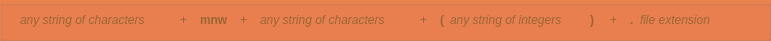
  <widget class="QGroupBox" name="groupBox">
   <property name="geometry">
    <rect>
     <x>20</x>
     <y>240</y>
     <width>771</width>
     <height>41</height>
    </rect>
   </property>
   <property name="palette">
    <palette>
     <active>
      <colorrole role="WindowText">
       <brush brushstyle="SolidPattern">
        <color alpha="255">
         <red>153</red>
         <green>102</green>
         <blue>51</blue>
        </color>
       </brush>
      </colorrole>
      <colorrole role="Button">
       <brush brushstyle="SolidPattern">
        <color alpha="255">
         <red>236</red>
         <green>129</green>
         <blue>80</blue>
        </color>
       </brush>
      </colorrole>
      <colorrole role="Light">
       <brush brushstyle="SolidPattern">
        <color alpha="255">
         <red>255</red>
         <green>208</green>
         <blue>186</blue>
        </color>
       </brush>
      </colorrole>
      <colorrole role="Midlight">
       <brush brushstyle="SolidPattern">
        <color alpha="255">
         <red>245</red>
         <green>168</green>
         <blue>133</blue>
        </color>
       </brush>
      </colorrole>
      <colorrole role="Dark">
       <brush brushstyle="SolidPattern">
        <color alpha="255">
         <red>118</red>
         <green>64</green>
         <blue>40</blue>
        </color>
       </brush>
      </colorrole>
      <colorrole role="Mid">
       <brush brushstyle="SolidPattern">
        <color alpha="255">
         <red>157</red>
         <green>86</green>
         <blue>53</blue>
        </color>
       </brush>
      </colorrole>
      <colorrole role="Text">
       <brush brushstyle="SolidPattern">
        <color alpha="255">
         <red>0</red>
         <green>0</green>
         <blue>0</blue>
        </color>
       </brush>
      </colorrole>
      <colorrole role="BrightText">
       <brush brushstyle="SolidPattern">
        <color alpha="255">
         <red>255</red>
         <green>255</green>
         <blue>255</blue>
        </color>
       </brush>
      </colorrole>
      <colorrole role="ButtonText">
       <brush brushstyle="SolidPattern">
        <color alpha="255">
         <red>0</red>
         <green>0</green>
         <blue>0</blue>
        </color>
       </brush>
      </colorrole>
      <colorrole role="Base">
       <brush brushstyle="SolidPattern">
        <color alpha="255">
         <red>255</red>
         <green>255</green>
         <blue>255</blue>
        </color>
       </brush>
      </colorrole>
      <colorrole role="Window">
       <brush brushstyle="SolidPattern">
        <color alpha="255">
         <red>236</red>
         <green>129</green>
         <blue>80</blue>
        </color>
       </brush>
      </colorrole>
      <colorrole role="Shadow">
       <brush brushstyle="SolidPattern">
        <color alpha="255">
         <red>0</red>
         <green>0</green>
         <blue>0</blue>
        </color>
       </brush>
      </colorrole>
      <colorrole role="AlternateBase">
       <brush brushstyle="SolidPattern">
        <color alpha="255">
         <red>245</red>
         <green>192</green>
         <blue>167</blue>
        </color>
       </brush>
      </colorrole>
      <colorrole role="ToolTipBase">
       <brush brushstyle="SolidPattern">
        <color alpha="255">
         <red>255</red>
         <green>255</green>
         <blue>220</blue>
        </color>
       </brush>
      </colorrole>
      <colorrole role="ToolTipText">
       <brush brushstyle="SolidPattern">
        <color alpha="255">
         <red>0</red>
         <green>0</green>
         <blue>0</blue>
        </color>
       </brush>
      </colorrole>
     </active>
     <inactive>
      <colorrole role="WindowText">
       <brush brushstyle="SolidPattern">
        <color alpha="255">
         <red>153</red>
         <green>102</green>
         <blue>51</blue>
        </color>
       </brush>
      </colorrole>
      <colorrole role="Button">
       <brush brushstyle="SolidPattern">
        <color alpha="255">
         <red>236</red>
         <green>129</green>
         <blue>80</blue>
        </color>
       </brush>
      </colorrole>
      <colorrole role="Light">
       <brush brushstyle="SolidPattern">
        <color alpha="255">
         <red>255</red>
         <green>208</green>
         <blue>186</blue>
        </color>
       </brush>
      </colorrole>
      <colorrole role="Midlight">
       <brush brushstyle="SolidPattern">
        <color alpha="255">
         <red>245</red>
         <green>168</green>
         <blue>133</blue>
        </color>
       </brush>
      </colorrole>
      <colorrole role="Dark">
       <brush brushstyle="SolidPattern">
        <color alpha="255">
         <red>118</red>
         <green>64</green>
         <blue>40</blue>
        </color>
       </brush>
      </colorrole>
      <colorrole role="Mid">
       <brush brushstyle="SolidPattern">
        <color alpha="255">
         <red>157</red>
         <green>86</green>
         <blue>53</blue>
        </color>
       </brush>
      </colorrole>
      <colorrole role="Text">
       <brush brushstyle="SolidPattern">
        <color alpha="255">
         <red>0</red>
         <green>0</green>
         <blue>0</blue>
        </color>
       </brush>
      </colorrole>
      <colorrole role="BrightText">
       <brush brushstyle="SolidPattern">
        <color alpha="255">
         <red>255</red>
         <green>255</green>
         <blue>255</blue>
        </color>
       </brush>
      </colorrole>
      <colorrole role="ButtonText">
       <brush brushstyle="SolidPattern">
        <color alpha="255">
         <red>0</red>
         <green>0</green>
         <blue>0</blue>
        </color>
       </brush>
      </colorrole>
      <colorrole role="Base">
       <brush brushstyle="SolidPattern">
        <color alpha="255">
         <red>255</red>
         <green>255</green>
         <blue>255</blue>
        </color>
       </brush>
      </colorrole>
      <colorrole role="Window">
       <brush brushstyle="SolidPattern">
        <color alpha="255">
         <red>236</red>
         <green>129</green>
         <blue>80</blue>
        </color>
       </brush>
      </colorrole>
      <colorrole role="Shadow">
       <brush brushstyle="SolidPattern">
        <color alpha="255">
         <red>0</red>
         <green>0</green>
         <blue>0</blue>
        </color>
       </brush>
      </colorrole>
      <colorrole role="AlternateBase">
       <brush brushstyle="SolidPattern">
        <color alpha="255">
         <red>245</red>
         <green>192</green>
         <blue>167</blue>
        </color>
       </brush>
      </colorrole>
      <colorrole role="ToolTipBase">
       <brush brushstyle="SolidPattern">
        <color alpha="255">
         <red>255</red>
         <green>255</green>
         <blue>220</blue>
        </color>
       </brush>
      </colorrole>
      <colorrole role="ToolTipText">
       <brush brushstyle="SolidPattern">
        <color alpha="255">
         <red>0</red>
         <green>0</green>
         <blue>0</blue>
        </color>
       </brush>
      </colorrole>
     </inactive>
     <disabled>
      <colorrole role="WindowText">
       <brush brushstyle="SolidPattern">
        <color alpha="255">
         <red>118</red>
         <green>64</green>
         <blue>40</blue>
        </color>
       </brush>
      </colorrole>
      <colorrole role="Button">
       <brush brushstyle="SolidPattern">
        <color alpha="255">
         <red>236</red>
         <green>129</green>
         <blue>80</blue>
        </color>
       </brush>
      </colorrole>
      <colorrole role="Light">
       <brush brushstyle="SolidPattern">
        <color alpha="255">
         <red>255</red>
         <green>208</green>
         <blue>186</blue>
        </color>
       </brush>
      </colorrole>
      <colorrole role="Midlight">
       <brush brushstyle="SolidPattern">
        <color alpha="255">
         <red>245</red>
         <green>168</green>
         <blue>133</blue>
        </color>
       </brush>
      </colorrole>
      <colorrole role="Dark">
       <brush brushstyle="SolidPattern">
        <color alpha="255">
         <red>118</red>
         <green>64</green>
         <blue>40</blue>
        </color>
       </brush>
      </colorrole>
      <colorrole role="Mid">
       <brush brushstyle="SolidPattern">
        <color alpha="255">
         <red>157</red>
         <green>86</green>
         <blue>53</blue>
        </color>
       </brush>
      </colorrole>
      <colorrole role="Text">
       <brush brushstyle="SolidPattern">
        <color alpha="255">
         <red>118</red>
         <green>64</green>
         <blue>40</blue>
        </color>
       </brush>
      </colorrole>
      <colorrole role="BrightText">
       <brush brushstyle="SolidPattern">
        <color alpha="255">
         <red>255</red>
         <green>255</green>
         <blue>255</blue>
        </color>
       </brush>
      </colorrole>
      <colorrole role="ButtonText">
       <brush brushstyle="SolidPattern">
        <color alpha="255">
         <red>118</red>
         <green>64</green>
         <blue>40</blue>
        </color>
       </brush>
      </colorrole>
      <colorrole role="Base">
       <brush brushstyle="SolidPattern">
        <color alpha="255">
         <red>236</red>
         <green>129</green>
         <blue>80</blue>
        </color>
       </brush>
      </colorrole>
      <colorrole role="Window">
       <brush brushstyle="SolidPattern">
        <color alpha="255">
         <red>236</red>
         <green>129</green>
         <blue>80</blue>
        </color>
       </brush>
      </colorrole>
      <colorrole role="Shadow">
       <brush brushstyle="SolidPattern">
        <color alpha="255">
         <red>0</red>
         <green>0</green>
         <blue>0</blue>
        </color>
       </brush>
      </colorrole>
      <colorrole role="AlternateBase">
       <brush brushstyle="SolidPattern">
        <color alpha="255">
         <red>236</red>
         <green>129</green>
         <blue>80</blue>
        </color>
       </brush>
      </colorrole>
      <colorrole role="ToolTipBase">
       <brush brushstyle="SolidPattern">
        <color alpha="255">
         <red>255</red>
         <green>255</green>
         <blue>220</blue>
        </color>
       </brush>
      </colorrole>
      <colorrole role="ToolTipText">
       <brush brushstyle="SolidPattern">
        <color alpha="255">
         <red>0</red>
         <green>0</green>
         <blue>0</blue>
        </color>
       </brush>
      </colorrole>
     </disabled>
    </palette>
   </property>
   <property name="font">
    <font>
     <weight>50</weight>
     <bold>false</bold>
     <underline>false</underline>
    </font>
   </property>
   <property name="autoFillBackground">
    <bool>false</bool>
   </property>
   <widget class="QLabel" name="label_12">
    <property name="geometry">
     <rect>
      <x>450</x>
      <y>10</y>
      <width>141</width>
      <height>20</height>
     </rect>
    </property>
    <property name="font">
     <font>
      <italic>true</italic>
     </font>
    </property>
    <property name="text">
     <string>any string of integers </string>
    </property>
   </widget>
   <widget class="QLabel" name="label_11">
    <property name="geometry">
     <rect>
      <x>640</x>
      <y>10</y>
      <width>100</width>
      <height>20</height>
     </rect>
    </property>
    <property name="font">
     <font>
      <italic>true</italic>
     </font>
    </property>
    <property name="text">
     <string>file extension</string>
    </property>
   </widget>
   <widget class="QLabel" name="label_19">
    <property name="geometry">
     <rect>
      <x>420</x>
      <y>10</y>
      <width>16</width>
      <height>20</height>
     </rect>
    </property>
    <property name="text">
     <string>+</string>
    </property>
   </widget>
   <widget class="QLabel" name="label_13">
    <property name="geometry">
     <rect>
      <x>240</x>
      <y>10</y>
      <width>16</width>
      <height>20</height>
     </rect>
    </property>
    <property name="text">
     <string>+</string>
    </property>
   </widget>
   <widget class="QLabel" name="label_18">
    <property name="geometry">
     <rect>
      <x>630</x>
      <y>10</y>
      <width>16</width>
      <height>20</height>
     </rect>
    </property>
    <property name="font">
     <font>
      <weight>75</weight>
      <bold>true</bold>
     </font>
    </property>
    <property name="text">
     <string>.</string>
    </property>
   </widget>
   <widget class="QLabel" name="label_15">
    <property name="geometry">
     <rect>
      <x>440</x>
      <y>10</y>
      <width>16</width>
      <height>20</height>
     </rect>
    </property>
    <property name="font">
     <font>
      <weight>75</weight>
      <bold>true</bold>
     </font>
    </property>
    <property name="text">
     <string>(</string>
    </property>
   </widget>
   <widget class="QLabel" name="label_9">
    <property name="geometry">
     <rect>
      <x>180</x>
      <y>10</y>
      <width>16</width>
      <height>20</height>
     </rect>
    </property>
    <property name="text">
     <string>+</string>
    </property>
   </widget>
   <widget class="QLabel" name="label_14">
    <property name="geometry">
     <rect>
      <x>610</x>
      <y>10</y>
      <width>16</width>
      <height>20</height>
     </rect>
    </property>
    <property name="text">
     <string>+</string>
    </property>
   </widget>
   <widget class="QLabel" name="label_10">
    <property name="geometry">
     <rect>
      <x>200</x>
      <y>10</y>
      <width>31</width>
      <height>20</height>
     </rect>
    </property>
    <property name="font">
     <font>
      <weight>75</weight>
      <bold>true</bold>
     </font>
    </property>
    <property name="text">
     <string>mnw</string>
    </property>
   </widget>
   <widget class="QLabel" name="label_16">
    <property name="geometry">
     <rect>
      <x>590</x>
      <y>10</y>
      <width>16</width>
      <height>20</height>
     </rect>
    </property>
    <property name="font">
     <font>
      <weight>75</weight>
      <bold>true</bold>
     </font>
    </property>
    <property name="text">
     <string>)</string>
    </property>
   </widget>
   <widget class="QLabel" name="label_17">
    <property name="geometry">
     <rect>
      <x>260</x>
      <y>10</y>
      <width>161</width>
      <height>20</height>
     </rect>
    </property>
    <property name="font">
     <font>
      <weight>50</weight>
      <italic>true</italic>
      <bold>false</bold>
     </font>
    </property>
    <property name="text">
     <string>any string of characters</string>
    </property>
   </widget>
   <widget class="QLabel" name="label_6">
    <property name="geometry">
     <rect>
      <x>20</x>
      <y>10</y>
      <width>161</width>
      <height>20</height>
     </rect>
    </property>
    <property name="font">
     <font>
      <weight>50</weight>
      <italic>true</italic>
      <bold>false</bold>
     </font>
    </property>
    <property name="text">
     <string>any string of characters</string>
    </property>
   </widget>
  </widget>
